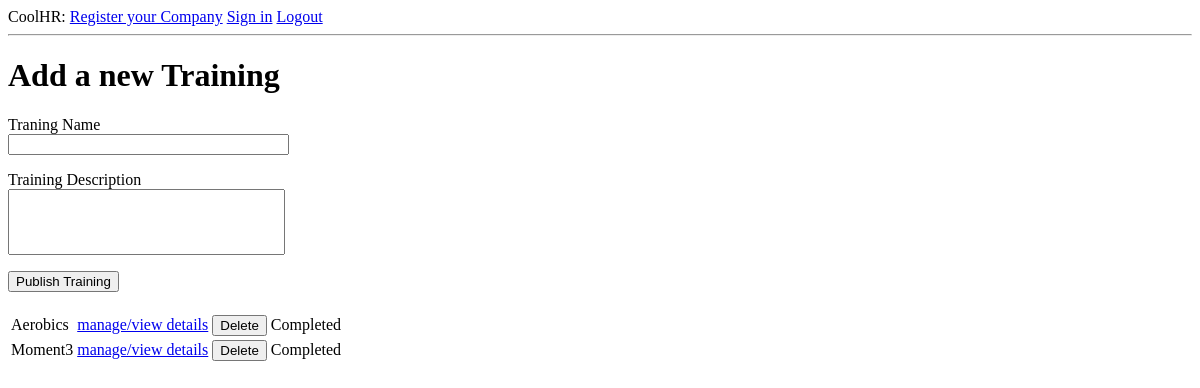
Before: /cecomp/create-trainings (signed in) with the older database file.
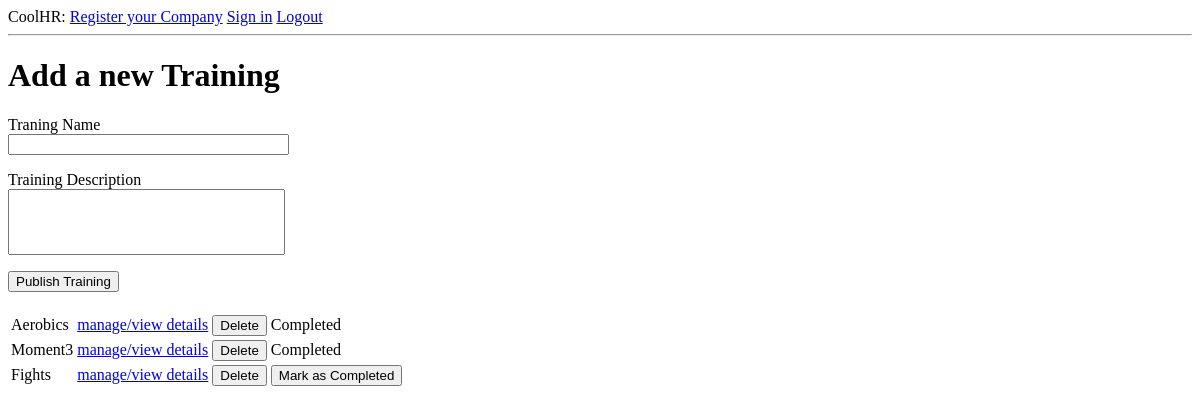
After: the same page with the newer database file.
### coolhr/models.py (models this page shows, shortened)
class Trainings(db.Model):
    training_id = db.Column(db.Integer, primary_key=True)
    training_name = db.Column(db.String(64), index=True)
    training_description = db.Column(db.String(1024))
    training_status = db.Column(db.Boolean, default=True)
    company_id = db.Column(db.Integer, db.ForeignKey('companies.company_id'))

### coolhr/routes.py (the view, shortened to what this page needs)
@app.route('/<company_username>/create-trainings', methods=['GET', 'POST'])
@access_company
def trainings(company_username):
    form = TrainingForm()
    company = Companies.query.filter_by(company_username=company_username).first_or_404()
    training = Trainings.query.filter_by(training_name=form.training_name.data, company_id=company.company_id).first()
    available_trainings = Trainings.query.filter_by(company_id=company.company_id).all()
    return render_template('create_trainings.html', form=form, training=available_trainings, company_username=company_username)

### coolhr/forms.py
class TrainingForm(FlaskForm):
    training_name = StringField('Traning Name', validators=[DataRequired(), Length(min=4, max=64)])
    training_description = TextAreaField('Training Description', validators=[Length(min=0, max=1024)])
    training_submit = SubmitField('Publish Training')

### coolhr/routes.py (called while the page is built)
def access_company(function):
    @wraps(function)
    def wrapper(*args, **kwargs):
        if not (session.get('company_email') or session.get('employee_email')):
            return redirect(url_for('company_username'))
        company = Companies.query.filter_by(company_email=session.get('company_email'),
                                            company_username=kwargs['company_username']).first()
        if company is None:
            return ('Access denied')
        return function(*args, **kwargs)
    return wrapper

### coolhr/templates/create_trainings.html (shortened to what this page needs)
{% extends "base.html" %}
{% block content %}
    <h1>Add a new Training</h1>
    <form action="" method="post" novalidate>
        <p>
            {{ form.training_name.label }}<br>
            {{ form.training_name(size=32) }}<br>
        </p>
        <p>
            {{ form.training_description.label }}<br>
            {{ form.training_description(cols=32, rows=4, style='resize:none') }}<br>
        </p>
        <p>{{ form.training_submit() }}</p>
    </form>
    <form action="{{ url_for('manage_trainings', company_username=company_username) }}" method="post" novalidate>
        <p>
            <table>
                <tr>
                  <th></th>
                  <th></th>
                  <th></th>
                </tr>
                {% for train in training %}
                <tr>
                  <td>{{ train.training_name }}</td>
                  <td><a href="{{ url_for('trainings_deets', company_username=company_username) }}?v={{ train.training_name }}">manage/view details</a></td>
                  <td><button type="submit" name="delete" value="{{ train.training_id }}" >Delete</button></td>
                  {% if train.training_status == True %}
                    <td><button type="submit" name="mark_complete" value="{{ train.training_id }}" >Mark as Completed</button></td>
                  {% elif train.training_status == False %}
                    <td>Completed</td>
                  {% endif %}
                </tr>
                {% endfor %}
              </table>
        </p>
    </form>
{% endblock %}

Changed rows visible on the page:
added Trainings: training_name "Fights", {{ train.training_id }} 28 (drawn)
